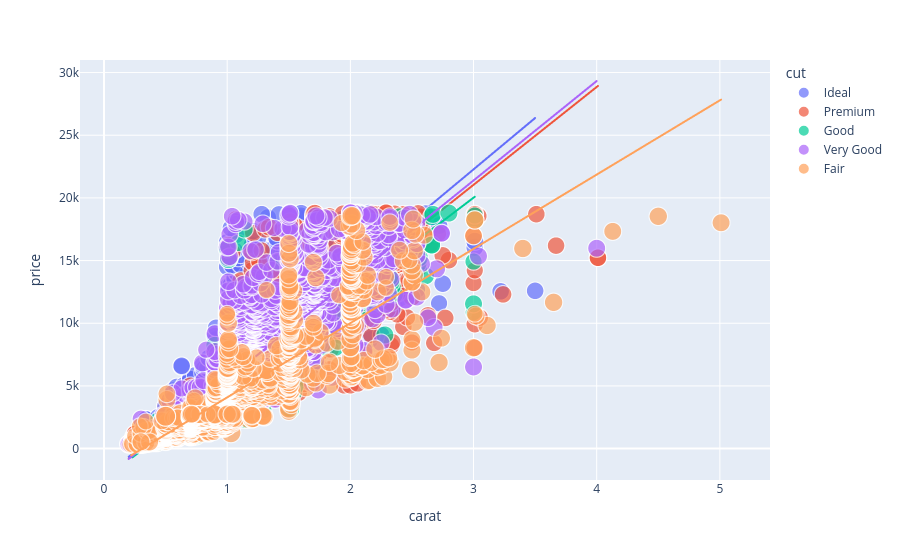

The notebook cell saved with this chart:
### Code cell
figure = px.scatter(data_frame = data, x="carat",
                    y="price", size="depth",
                    color= "cut", trendline="ols")
                    
figure.show()

### Figure 1 — Plotly figure (JSON) as saved in the notebook; plotly's stock layout.template omitted (floating-point values rounded to 4 significant figures; data arrays with more than 128 entries replaced by an {"elided": "..."} marker saying what was removed)
{"data": [{"hovertemplate": "cut=Ideal<br>carat=%{x}<br>price=%{y}<br>depth=%{marker.size}<extra></extra>", "legendgroup": "Ideal", "marker": {"color": "#636efa", "size": {"elided": "21551 float values"}, "sizemode": "area", "sizeref": 0.1975, "symbol": "circle"}, "mode": "markers", "name": "Ideal", "showlegend": true, "type": "scattergl", "x": {"elided": "21551 float values"}, "xaxis": "x", "y": {"elided": "21551 int values"}, "yaxis": "y"}, {"hovertemplate": "<b>OLS trendline</b><br>price = 8192.39 * carat + -2300.37<br>R<sup>2</sup>=0.867089<br><br>cut=Ideal<br>carat=%{x}<br>price=%{y} <b>(trend)</b><extra></extra>", "legendgroup": "Ideal", "marker": {"color": "#636efa", "symbol": "circle"}, "mode": "lines", "name": "Ideal", "showlegend": false, "type": "scattergl", "x": {"elided": "21551 float values"}, "xaxis": "x", "y": {"elided": "21551 float values"}, "yaxis": "y"}, {"hovertemplate": "cut=Premium<br>carat=%{x}<br>price=%{y}<br>depth=%{marker.size}<extra></extra>", "legendgroup": "Premium", "marker": {"color": "#EF553B", "size": {"elided": "13791 float values"}, "sizemode": "area", "sizeref": 0.1975, "symbol": "circle"}, "mode": "markers", "name": "Premium", "showlegend": true, "type": "scattergl", "x": {"elided": "13791 float values"}, "xaxis": "x", "y": {"elided": "13791 int values"}, "yaxis": "y"}, {"hovertemplate": "<b>OLS trendline</b><br>price = 7807.75 * carat + -2379.9<br>R<sup>2</sup>=0.855634<br><br>cut=Premium<br>carat=%{x}<br>price=%{y} <b>(trend)</b><extra></extra>", "legendgroup": "Premium", "marker": {"color": "#EF553B", "symbol": "circle"}, "mode": "lines", "name": "Premium", "showlegend": false, "type": "scattergl", "x": {"elided": "13791 float values"}, "xaxis": "x", "y": {"elided": "13791 float values"}, "yaxis": "y"}, {"hovertemplate": "cut=Good<br>carat=%{x}<br>price=%{y}<br>depth=%{marker.size}<extra></extra>", "legendgroup": "Good", "marker": {"color": "#00cc96", "size": {"elided": "4906 float values"}, "sizemode": "area", "sizeref": 0.1975, "symbol": "circle"}, "mode": "markers", "name": "Good", "showlegend": true, "type": "scattergl", "x": {"elided": "4906 float values"}, "xaxis": "x", "y": {"elided": "4906 int values"}, "yaxis": "y"}, {"hovertemplate": "<b>OLS trendline</b><br>price = 7479.64 * carat + -2422.73<br>R<sup>2</sup>=0.850954<br><br>cut=Good<br>carat=%{x}<br>price=%{y} <b>(trend)</b><extra></extra>", "legendgroup": "Good", "marker": {"color": "#00cc96", "symbol": "circle"}, "mode": "lines", "name": "Good", "showlegend": false, "type": "scattergl", "x": {"elided": "4906 float values"}, "xaxis": "x", "y": {"elided": "4906 float values"}, "yaxis": "y"}, {"hovertemplate": "cut=Very Good<br>carat=%{x}<br>price=%{y}<br>depth=%{marker.size}<extra></extra>", "legendgroup": "Very Good", "marker": {"color": "#ab63fa", "size": {"elided": "12082 float values"}, "sizemode": "area", "sizeref": 0.1975, "symbol": "circle"}, "mode": "markers", "name": "Very Good", "showlegend": true, "type": "scattergl", "x": {"elided": "12082 float values"}, "xaxis": "x", "y": {"elided": "12082 int values"}, "yaxis": "y"}, {"hovertemplate": "<b>OLS trendline</b><br>price = 7935.97 * carat + -2417.66<br>R<sup>2</sup>=0.858162<br><br>cut=Very Good<br>carat=%{x}<br>price=%{y} <b>(trend)</b><extra></extra>", "legendgroup": "Very Good", "marker": {"color": "#ab63fa", "symbol": "circle"}, "mode": "lines", "name": "Very Good", "showlegend": false, "type": "scattergl", "x": {"elided": "12082 float values"}, "xaxis": "x", "y": {"elided": "12082 float values"}, "yaxis": "y"}, {"hovertemplate": "cut=Fair<br>carat=%{x}<br>price=%{y}<br>depth=%{marker.size}<extra></extra>", "legendgroup": "Fair", "marker": {"color": "#FFA15A", "size": {"elided": "1610 float values"}, "sizemode": "area", "sizeref": 0.1975, "symbol": "circle"}, "mode": "markers", "name": "Fair", "showlegend": true, "type": "scattergl", "x": {"elided": "1610 float values"}, "xaxis": "x", "y": {"elided": "1610 int values"}, "yaxis": "y"}, {"hovertemplate": "<b>OLS trendline</b><br>price = 5924.5 * carat + -1839.07<br>R<sup>2</sup>=0.738394<br><br>cut=Fair<br>carat=%{x}<br>price=%{y} <b>(trend)</b><extra></extra>", "legendgroup": "Fair", "marker": {"color": "#FFA15A", "symbol": "circle"}, "mode": "lines", "name": "Fair", "showlegend": false, "type": "scattergl", "x": {"elided": "1610 float values"}, "xaxis": "x", "y": {"elided": "1610 float values"}, "yaxis": "y"}], "layout": {"legend": {"itemsizing": "constant", "title": {"text": "cut"}, "tracegroupgap": 0}, "margin": {"t": 60}, "xaxis": {"anchor": "y", "domain": [0, 1], "title": {"text": "carat"}}, "yaxis": {"anchor": "x", "domain": [0, 1], "title": {"text": "price"}}}}
